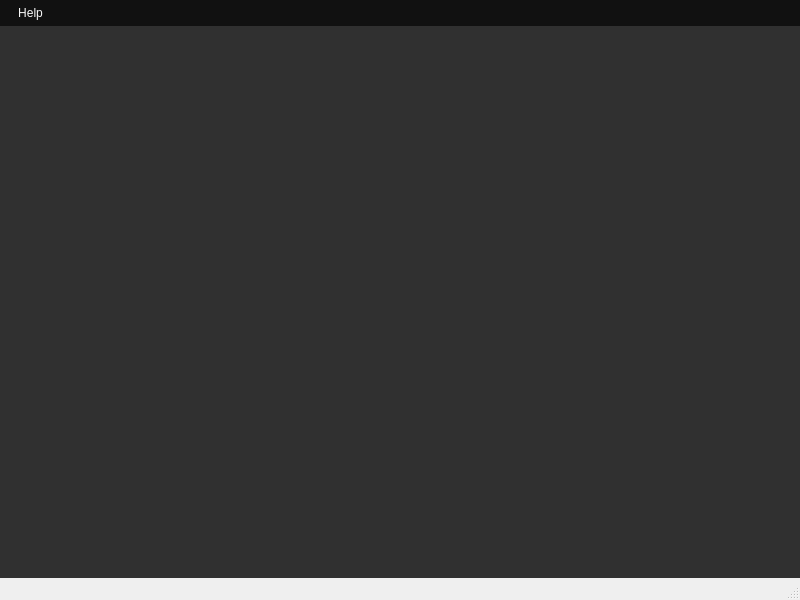
<?xml version="1.0" encoding="UTF-8"?>
<ui version="4.0">
 <class>MainWindow</class>
 <widget class="QMainWindow" name="MainWindow">
  <property name="geometry">
   <rect>
    <x>0</x>
    <y>0</y>
    <width>800</width>
    <height>600</height>
   </rect>
  </property>
  <property name="windowTitle">
   <string>MainWindow</string>
  </property>
  <widget class="QWidget" name="centralwidget">
   <layout class="QHBoxLayout" name="horizontalLayout">
    <property name="spacing">
     <number>0</number>
    </property>
    <property name="sizeConstraint">
     <enum>QLayout::SetNoConstraint</enum>
    </property>
    <property name="leftMargin">
     <number>0</number>
    </property>
    <property name="topMargin">
     <number>0</number>
    </property>
    <property name="rightMargin">
     <number>0</number>
    </property>
    <property name="bottomMargin">
     <number>0</number>
    </property>
    <item>
     <layout class="QVBoxLayout" name="verticalLayout">
      <property name="spacing">
       <number>0</number>
      </property>
      <item>
       <widget class="QStackedWidget" name="stackedWidget">
        <property name="currentIndex">
         <number>1</number>
        </property>
        <widget class="LandingPage" name="landingPage"/>
        <widget class="ScaffoldDesigner" name="forgeView">
         <property name="styleSheet">
          <string notr="true">background-color: #303030;
</string>
         </property>
        </widget>
       </widget>
      </item>
     </layout>
    </item>
   </layout>
  </widget>
  <widget class="QMenuBar" name="menubar">
   <property name="geometry">
    <rect>
     <x>0</x>
     <y>0</y>
     <width>800</width>
     <height>29</height>
    </rect>
   </property>
   <property name="styleSheet">
    <string notr="true">QMenuBar {
        background-color: #111111;
        color: #f8f8f8;
    }

    QMenuBar::item {
        background-color: transparent;
        padding: 6px 12px;
    }

    QMenuBar::item:selected {
        background-color: #1a1a1a;
    }

    QMenu {
        background-color: #111111;
        color: #f8f8f8;
    }

    QMenu::item:selected {
        background-color: #2a2a2a;
    }</string>
   </property>
   <widget class="QMenu" name="menuHelp">
    <property name="title">
     <string>Help</string>
    </property>
   </widget>
   <addaction name="menuHelp"/>
  </widget>
  <widget class="QStatusBar" name="statusbar"/>
  <action name="action">
   <property name="text">
    <string>aboutScaffoldForge</string>
   </property>
  </action>
 </widget>
 <customwidgets>
  <customwidget>
   <class>LandingPage</class>
   <extends>QWidget</extends>
   <header location="global">LandingPage.h</header>
   <container>1</container>
  </customwidget>
  <customwidget>
   <class>ScaffoldDesigner</class>
   <extends>QWidget</extends>
   <header location="global">ScaffoldDesigner.h</header>
   <container>1</container>
  </customwidget>
 </customwidgets>
 <resources/>
 <connections/>
</ui>
